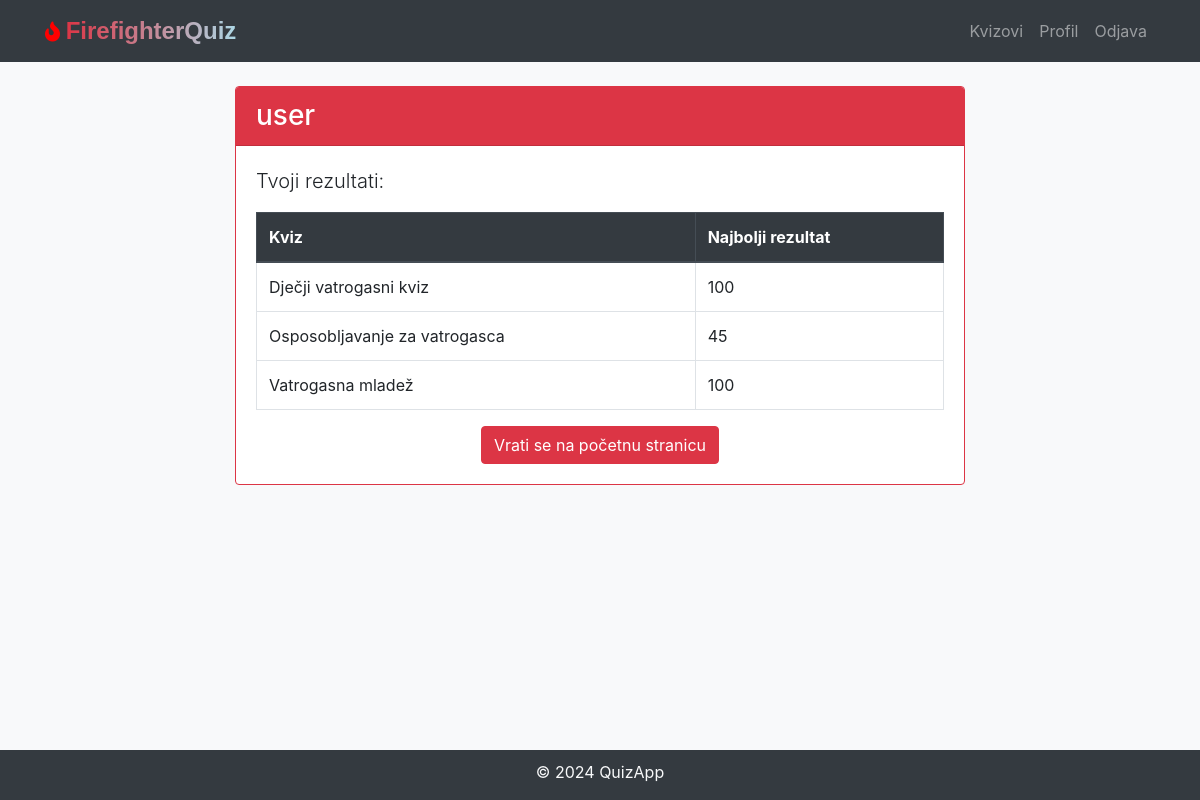
Page /profile (signed in) on the committed database.
### models.py (models this page shows, shortened)
class User(db.Model, UserMixin):
    id = db.Column(db.Integer, primary_key=True)
    username = db.Column(db.String(20), unique=True, nullable=False)
    first_name = db.Column(db.String(50), nullable=False)
    last_name = db.Column(db.String(50), nullable=False)
    email = db.Column(db.String(120), unique=True, nullable=False)
    password_hash = db.Column(db.String(128), nullable=False)
    quiz_scores = db.relationship('QuizScore', backref='user', lazy=True)
    is_admin = db.Column(db.Boolean, default=False, nullable=False)

class Quiz(db.Model):
    id = db.Column(db.Integer, primary_key=True)
    quiz_name = db.Column(db.String(255), nullable=False)
    questions = db.relationship('Question', backref='quiz', lazy=True, cascade='all, delete-orphan')
    quiz_scores = db.relationship('QuizScore', backref='quiz', lazy=True, cascade='all, delete-orphan')

### views.py (the view)
@views_app.route('/profile')
@login_required
def profile():
    user_highscores = (
        db.session.query(Quiz.quiz_name, db.func.max(QuizScore.score).label('max_score'))
        .join(QuizScore, Quiz.id == QuizScore.quiz_id)
        .filter_by(user_id=current_user.id)
        .group_by(Quiz.quiz_name)
        .all()
    )
    return render_template('profile.html', user_highscores=user_highscores, username=current_user.username)

### models.py (called while the page is built)
@login_manager.user_loader
def load_user(user_id):
    return User.query.get(int(user_id))

### templates/profile.html (shortened to what this page needs)
<!DOCTYPE html>
<html lang="en">
<head>
    <link rel="stylesheet" href="https://maxcdn.bootstrapcdn.com/bootstrap/4.5.2/css/bootstrap.min.css">
    <link rel="stylesheet" href="{{ url_for('static', filename='css/styles.css') }}">
    <link rel="stylesheet" href="https://cdnjs.cloudflare.com/ajax/libs/font-awesome/5.15.1/css/all.min.css"  />
</head>
<body class="bg-light">
{% include 'navbar.html' %}
<div class="container mt-4">
    <div class="row justify-content-center">
        <div class="col-md-8">
            <div class="card border-danger">
                <div class="card-header bg-danger text-white">
                    <h3 class="mb-0">{{ username }}</h3>
                </div>
                <div class="card-body">
                    <p class="lead">Tvoji rezultati:</p>
                    <table class="table table-bordered table-hover">
                        <thead class="thead-dark">
                        <tr>
                            <th scope="col">Kviz</th>
                            <th scope="col">Najbolji rezultat</th>
                        </tr>
                        </thead>
                        <tbody>
                        {% for highscore in user_highscores %}
                            <tr>
                                <td>{{ highscore[0] }}</td>
                                <td>{{ highscore.max_score }}</td>
                            </tr>
                        {% endfor %}
                        </tbody>
                    </table>
                    <div class="mt-3 text-center">
                        <a href="{{ url_for('views.welcome', username=current_user.username) }}" class="btn btn-danger">Vrati se na početnu stranicu</a>
                    </div>
                </div>
            </div>
        </div>
    </div>
</div>
{% include 'footer.html' %}
</body>
</html>

### static/css/styles.css (style rules this page uses)
body { padding-bottom: 70px; }

### rows in the picture
User: username "user"
Quiz: quiz_name "Dječji vatrogasni kviz", max_score "100"
Quiz: quiz_name "Osposobljavanje za vatrogasca", max_score "45"
Quiz: quiz_name "Vatrogasna mladež", max_score "100"
